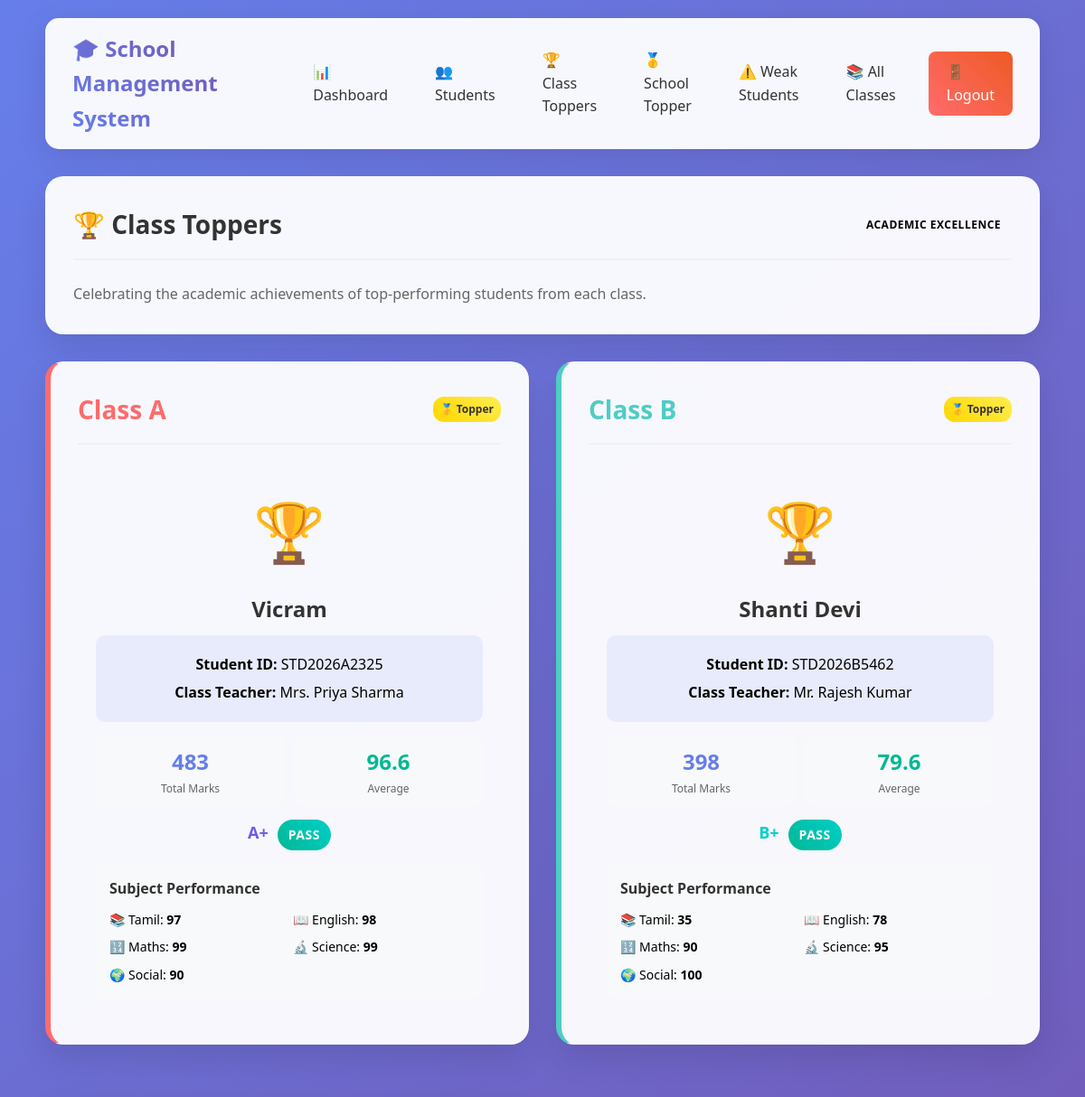
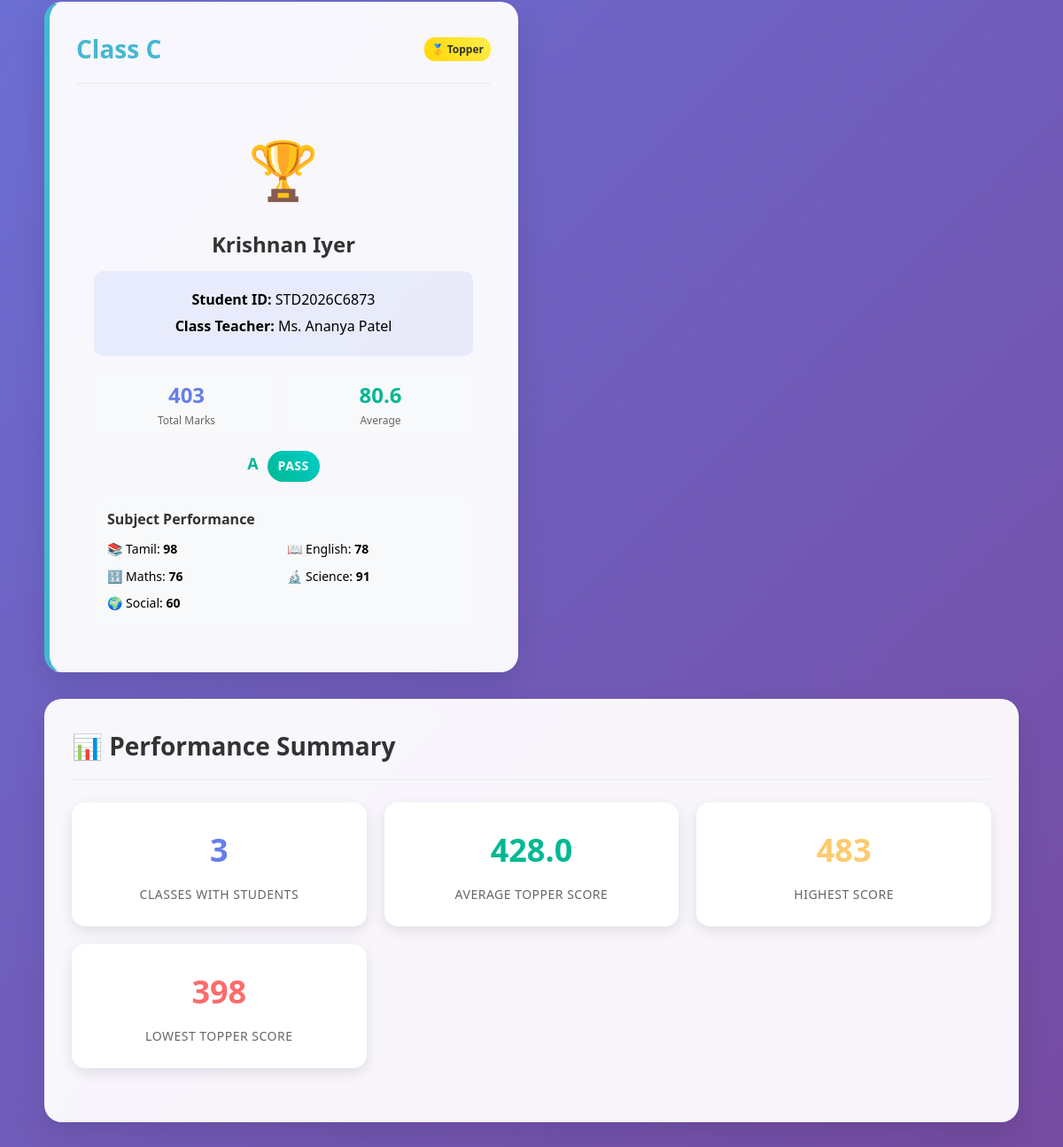
The app's page /class-toppers (signed in) with its own data (2 pictures, top to bottom).
### tables this page shows
CREATE TABLE students (
            id INTEGER PRIMARY KEY AUTOINCREMENT,
            student_id TEXT UNIQUE NOT NULL,
            name TEXT NOT NULL,
            class TEXT NOT NULL,
            class_teacher TEXT NOT NULL,
            tamil INTEGER,
            english INTEGER,
            maths INTEGER,
            science INTEGER,
            social INTEGER,
            total INTEGER,
            average REAL,
            grade TEXT,
            status TEXT,
            created_at TIMESTAMP DEFAULT CURRENT_TIMESTAMP
        );

### app.py (the view)
    def decorated_function(*args, **kwargs):
        if 'teacher_id' not in session:
            return redirect(url_for('login'))
        return f(*args, **kwargs)

### app.py (called while the page is built)
def get_db():
    conn = sqlite3.connect("students.db")
    conn.row_factory = sqlite3.Row
    return conn

def login_required(f):
    def decorated_function(*args, **kwargs):
        if 'teacher_id' not in session:
            return redirect(url_for('login'))
        return f(*args, **kwargs)
    decorated_function.__name__ = f.__name__
    return decorated_function

@app.route("/class-toppers")
@login_required
def class_toppers():
    conn = get_db()
    toppers = {}
    for class_name in ['A', 'B', 'C']:
        topper = conn.execute("""
            SELECT * FROM students
            WHERE class = ? ORDER BY total DESC LIMIT 1
        """, (class_name,)).fetchone()
        toppers[class_name] = topper
    conn.close()
    return render_template("class_toppers.html", toppers=toppers)

### templates/class_toppers.html (shortened to what this page needs)
<!DOCTYPE html>
<html lang="en">
<head>
    <link rel="stylesheet" href="/static/style.css">
</head>
<body>
    <div class="container">
        <nav class="navbar">
            <div class="nav-brand">
                🎓 School Management System
            </div>
            <div class="nav-links">
                <a href="/dashboard" class="nav-link">📊 Dashboard</a>
                <a href="/" class="nav-link">👥 Students</a>
                <a href="/class-toppers" class="nav-link">🏆 Class Toppers</a>
                <a href="/school-topper" class="nav-link">🥇 School Topper</a>
                <a href="/weak-students" class="nav-link">⚠️ Weak Students</a>
                <a href="/all-classes" class="nav-link">📚 All Classes</a>
                <a href="/logout" class="nav-link logout-btn">🚪 Logout</a>
            </div>
        </nav>
        <div class="card">
            <div class="card-header">
                <h1 class="card-title">🏆 Class Toppers</h1>
                <span class="badge badge-info">Academic Excellence</span>
            </div>
            <p style="color: #666; font-size: 16px;">
                Celebrating the academic achievements of top-performing students from each class.
            </p>
        </div>
        <div style="display: grid; grid-template-columns: repeat(auto-fit, minmax(350px, 1fr)); gap: 30px;">
            {% for class_name, topper in toppers.items() %}
            <div class="card class-{{ class_name.lower() }}">
                <div class="card-header">
                    <h2 class="card-title">Class {{ class_name }}</h2>
                    {% if topper %}
                        <span class="rank-badge rank-1">🥇 Topper</span>
                    {% endif %}
                </div>
                {% if topper %}
                    <div style="text-align: center; padding: 20px;">
                        <div style="font-size: 64px; margin-bottom: 15px;">🏆</div>
                        <h3 style="color: #333; margin-bottom: 10px; font-size: 24px;">{{ topper['name'] }}</h3>
                        <div style="background: rgba(102, 126, 234, 0.1); padding: 15px; border-radius: 10px; margin-bottom: 15px;">
                            <p style="margin: 5px 0;"><strong>Student ID:</strong> {{ topper['student_id'] }}</p>
                            <p style="margin: 5px 0;"><strong>Class Teacher:</strong> {{ topper['class_teacher'] }}</p>
                        </div>
                        <div style="display: grid; grid-template-columns: 1fr 1fr; gap: 10px; margin-bottom: 15px;">
                            <div style="background: #f8f9fa; padding: 10px; border-radius: 8px;">
                                <div style="font-size: 24px; font-weight: bold; color: #667eea;">{{ topper['total'] }}</div>
                                <div style="color: #666; font-size: 12px;">Total Marks</div>
                            </div>
                            <div style="background: #f8f9fa; padding: 10px; border-radius: 8px;">
                                <div style="font-size: 24px; font-weight: bold; color: #00b894;">{{ "%.1f"|format(topper['average']) }}</div>
                                <div style="color: #666; font-size: 12px;">Average</div>
                            </div>
                        </div>
                        <div style="display: flex; justify-content: center; gap: 10px; margin-bottom: 15px;">
                            <span class="grade-{{ topper['grade'].lower().replace('+', '-plus') }}" style="font-size: 18px; font-weight: bold;">
                                {{ topper['grade'] }}
                            </span>
                            <span class="badge badge-success" style="font-size: 14px;">
                                {{ topper['status'] }}
                            </span>
                        </div>
                        <div style="text-align: left; background: #f8f9fa; padding: 15px; border-radius: 10px;">
                            <h4 style="margin-bottom: 10px; color: #333;">Subject Performance</h4>
                            <div style="display: grid; grid-template-columns: 1fr 1fr; gap: 8px; font-size: 14px;">
                                <div>📚 Tamil: <strong>{{ topper['tamil'] }}</strong></div>
                                <div>📖 English: <strong>{{ topper['english'] }}</strong></div>
                                <div>🔢 Maths: <strong>{{ topper['maths'] }}</strong></div>
                                <div>🔬 Science: <strong>{{ topper['science'] }}</strong></div>
                                <div>🌍 Social: <strong>{{ topper['social'] }}</strong></div>
                            </div>
                        </div>
                    </div>
                {% endif %}
            </div>
            {% endfor %}
        </div>
        <div class="card">
            <div class="card-header">
                <h2 class="card-title">📊 Performance Summary</h2>
            </div>
            <div class="stats-grid">
                <div class="stat-card">
                    <div class="stat-number" style="color: #667eea;">
                        {{ toppers.values()|list|length }}
                    </div>
                    <div class="stat-label">Classes with Students</div>
                </div>
                <div class="stat-card">
                    <div class="stat-number" style="color: #00b894;">
                        {% set total_toppers = toppers.values()|selectattr('total')|list|length %}
                        {% if total_toppers > 0 %}
                            {{ ((toppers.values()|selectattr('total')|map(attribute='total')|sum) / total_toppers)|round(1) }}
                        {% else %}
                            0
                        {% endif %}
                    </div>
                    <div class="stat-label">Average Topper Score</div>
                </div>
                <div class="stat-card">
                    <div class="stat-number" style="color: #fdcb6e;">
                        {% set total_toppers = toppers.values()|selectattr('total')|list|length %}
                        {% if total_toppers > 0 %}
                            {{ (toppers.values()|selectattr('total')|map(attribute='total')|max) }}
                        {% else %}
                            0
                        {% endif %}
                    </div>
                    <div class="stat-label">Highest Score</div>
                </div>
                <div class="stat-card">
                    <div class="stat-number" style="color: #ff6b6b;">
                        {% set total_toppers = toppers.values()|selectattr('total')|list|length %}
                        {% if total_toppers > 0 %}
                            {{ (toppers.values()|selectattr('total')|map(attribute='total')|min) }}
                        {% else %}
                            0
                        {% endif %}
                    </div>
                    <div class="stat-label">Lowest Topper Score</div>
                </div>
            </div>
        </div>
    </div>
</body>
</html>

### static/style.css (style rules this page uses)
* { margin: 0; padding: 0; box-sizing: border-box; }
body { font-family: 'Segoe UI', Tahoma, Geneva, Verdana, sans-serif; background: linear-gradient(135deg, #667eea 0%, #764ba2 100%); min-height: 100vh; line-height: 1.6; }
.container { width: 95%; max-width: 1400px; margin: 0 auto; padding: 20px; }
.navbar { background: rgba(255, 255, 255, 0.95); backdrop-filter: blur(10px); padding: 15px 30px; border-radius: 15px; margin-bottom: 30px; box-shadow: 0 8px 32px rgba(0, 0, 0, 0.1); display: flex; justify-content: space-between; align-items: center; }
.nav-brand { font-size: 24px; font-weight: bold; background: linear-gradient(45deg, #667eea, #764ba2); -webkit-background-clip: text; -webkit-text-fill-color: transparent; }
.nav-links { display: flex; gap: 20px; align-items: center; }
.nav-link { text-decoration: none; color: #333; font-weight: 500; padding: 8px 16px; border-radius: 8px; transition: all 0.3s ease; }
.logout-btn { background: linear-gradient(45deg, #ff6b6b, #ee5a24); color: white !important; padding: 10px 20px !important; }
.card { background: rgba(255, 255, 255, 0.95); backdrop-filter: blur(10px); padding: 30px; border-radius: 20px; margin-bottom: 30px; box-shadow: 0 15px 35px rgba(0, 0, 0, 0.1); border: 1px solid rgba(255, 255, 255, 0.2); transition: transform 0.3s ease, box-shadow 0.3s ease; }
.card-header { display: flex; justify-content: space-between; align-items: center; margin-bottom: 25px; padding-bottom: 15px; border-bottom: 2px solid #f0f0f0; }
.card-title { font-size: 28px; font-weight: bold; color: #333; }
.class-a { border-left: 6px solid #FF6B6B; }
.class-a .card-title { color: #FF6B6B; }
.class-b { border-left: 6px solid #4ECDC4; }
.class-b .card-title { color: #4ECDC4; }
.class-c { border-left: 6px solid #45B7D1; }
.class-c .card-title { color: #45B7D1; }
.badge { padding: 6px 12px; border-radius: 20px; font-size: 12px; font-weight: 600; text-transform: uppercase; letter-spacing: 0.5px; }
.badge-success { background: linear-gradient(45deg, #00b894, #00cec9); color: white; }
.grade-a-plus { color: #6c5ce7; font-weight: bold; }
.grade-a { color: #00b894; font-weight: bold; }
.grade-b-plus { color: #00cec9; font-weight: bold; }
.stats-grid { display: grid; grid-template-columns: repeat(auto-fit, minmax(250px, 1fr)); gap: 20px; margin-bottom: 30px; }
.stat-card { background: white; padding: 25px; border-radius: 15px; box-shadow: 0 5px 15px rgba(0, 0, 0, 0.1); text-align: center; transition: all 0.3s ease; }
.stat-number { font-size: 36px; font-weight: bold; margin-bottom: 10px; }
.stat-label { color: #666; font-size: 14px; text-transform: uppercase; letter-spacing: 0.5px; }
.rank-badge { background: linear-gradient(45deg, #6c5ce7, #a29bfe); color: white; padding: 4px 8px; border-radius: 12px; font-size: 12px; font-weight: bold; }
.rank-1 { background: linear-gradient(45deg, #ffd700, #ffed4e); color: #333; }

### templates/class_toppers.html (style rules this page uses)
.class-a { border-left: 6px solid #FF6B6B; }
.class-a .card-title { color: #FF6B6B; }
.class-b { border-left: 6px solid #4ECDC4; }
.class-b .card-title { color: #4ECDC4; }
.class-c { border-left: 6px solid #45B7D1; }
.class-c .card-title { color: #45B7D1; }

### records on screen
students: class "A", name "Vicram", student_id "STD2026A2325", class_teacher "Mrs. Priya Sharma", total "483", average "96.6", grade "A+", status "PASS", tamil "97", english "98", maths "99", science "99", social "90"
students: class "B", name "Shanti Devi", student_id "STD2026B5462", class_teacher "Mr. Rajesh Kumar", total "398", average "79.6", grade "B+", status "PASS", tamil "35", english "78", maths "90", science "95", social "100"
students: class "C", name "Krishnan Iyer", student_id "STD2026C6873", class_teacher "Ms. Ananya Patel", total "403", average "80.6", grade "A", status "PASS", tamil "98", english "78", maths "76", science "91", social "60"

### other values on screen
{{ toppers.values()|list|length }} "3"
{{ (toppers.values()|selectattr('total')|map(attribute='total')|max) }} "483"
{{ (toppers.values()|selectattr('total')|map(attribute='total')|min) }} "398"
